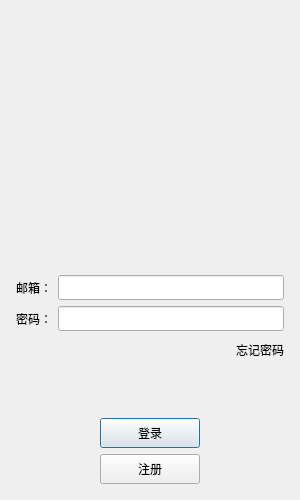
<?xml version="1.0" encoding="UTF-8"?>
<ui version="4.0">
 <class>LoginDialog</class>
 <widget class="QDialog" name="LoginDialog">
  <property name="geometry">
   <rect>
    <x>0</x>
    <y>0</y>
    <width>300</width>
    <height>500</height>
   </rect>
  </property>
  <property name="minimumSize">
   <size>
    <width>300</width>
    <height>500</height>
   </size>
  </property>
  <property name="maximumSize">
   <size>
    <width>300</width>
    <height>500</height>
   </size>
  </property>
  <property name="windowTitle">
   <string>Dialog</string>
  </property>
  <layout class="QGridLayout" name="gridLayout_2">
   <item row="0" column="0">
    <layout class="QVBoxLayout" name="verticalLayout" stretch="0,1,0,0,0,0,0,0,0">
     <property name="leftMargin">
      <number>5</number>
     </property>
     <property name="topMargin">
      <number>5</number>
     </property>
     <property name="rightMargin">
      <number>5</number>
     </property>
     <property name="bottomMargin">
      <number>5</number>
     </property>
     <item>
      <widget class="QLabel" name="err_tip">
       <property name="minimumSize">
        <size>
         <width>0</width>
         <height>25</height>
        </size>
       </property>
       <property name="maximumSize">
        <size>
         <width>16777215</width>
         <height>25</height>
        </size>
       </property>
       <property name="text">
        <string/>
       </property>
       <property name="alignment">
        <set>Qt::AlignCenter</set>
       </property>
      </widget>
     </item>
     <item>
      <widget class="QWidget" name="widget" native="true">
       <property name="sizePolicy">
        <sizepolicy hsizetype="Preferred" vsizetype="Preferred">
         <horstretch>0</horstretch>
         <verstretch>0</verstretch>
        </sizepolicy>
       </property>
       <layout class="QGridLayout" name="gridLayout">
        <item row="1" column="1">
         <widget class="QLabel" name="head_label">
          <property name="minimumSize">
           <size>
            <width>120</width>
            <height>120</height>
           </size>
          </property>
          <property name="maximumSize">
           <size>
            <width>120</width>
            <height>120</height>
           </size>
          </property>
          <property name="text">
           <string/>
          </property>
          <property name="alignment">
           <set>Qt::AlignCenter</set>
          </property>
         </widget>
        </item>
       </layout>
      </widget>
     </item>
     <item>
      <spacer name="verticalSpacer">
       <property name="orientation">
        <enum>Qt::Vertical</enum>
       </property>
       <property name="sizeHint" stdset="0">
        <size>
         <width>20</width>
         <height>40</height>
        </size>
       </property>
      </spacer>
     </item>
     <item>
      <layout class="QHBoxLayout" name="horizontalLayout">
       <item>
        <widget class="QLabel" name="email_label">
         <property name="minimumSize">
          <size>
           <width>0</width>
           <height>25</height>
          </size>
         </property>
         <property name="maximumSize">
          <size>
           <width>16777215</width>
           <height>25</height>
          </size>
         </property>
         <property name="text">
          <string>邮箱：</string>
         </property>
        </widget>
       </item>
       <item>
        <widget class="QLineEdit" name="email_edit">
         <property name="minimumSize">
          <size>
           <width>0</width>
           <height>25</height>
          </size>
         </property>
         <property name="maximumSize">
          <size>
           <width>16777215</width>
           <height>25</height>
          </size>
         </property>
         <property name="text">
          <string/>
         </property>
        </widget>
       </item>
      </layout>
     </item>
     <item>
      <layout class="QHBoxLayout" name="horizontalLayout_2">
       <item>
        <widget class="QLabel" name="pass_label">
         <property name="minimumSize">
          <size>
           <width>0</width>
           <height>25</height>
          </size>
         </property>
         <property name="maximumSize">
          <size>
           <width>16777215</width>
           <height>25</height>
          </size>
         </property>
         <property name="text">
          <string>密码：</string>
         </property>
        </widget>
       </item>
       <item>
        <widget class="QLineEdit" name="pass_edit">
         <property name="minimumSize">
          <size>
           <width>0</width>
           <height>25</height>
          </size>
         </property>
         <property name="maximumSize">
          <size>
           <width>16777215</width>
           <height>25</height>
          </size>
         </property>
        </widget>
       </item>
      </layout>
     </item>
     <item>
      <layout class="QHBoxLayout" name="horizontalLayout_3">
       <item>
        <spacer name="horizontalSpacer">
         <property name="orientation">
          <enum>Qt::Horizontal</enum>
         </property>
         <property name="sizeHint" stdset="0">
          <size>
           <width>40</width>
           <height>20</height>
          </size>
         </property>
        </spacer>
       </item>
       <item>
        <widget class="ClickedLabel" name="forget_label">
         <property name="minimumSize">
          <size>
           <width>0</width>
           <height>25</height>
          </size>
         </property>
         <property name="maximumSize">
          <size>
           <width>16777215</width>
           <height>25</height>
          </size>
         </property>
         <property name="text">
          <string>忘记密码</string>
         </property>
        </widget>
       </item>
      </layout>
     </item>
     <item>
      <spacer name="verticalSpacer_2">
       <property name="orientation">
        <enum>Qt::Vertical</enum>
       </property>
       <property name="sizeHint" stdset="0">
        <size>
         <width>16</width>
         <height>50</height>
        </size>
       </property>
      </spacer>
     </item>
     <item>
      <layout class="QHBoxLayout" name="horizontalLayout_4">
       <item>
        <spacer name="horizontalSpacer_2">
         <property name="orientation">
          <enum>Qt::Horizontal</enum>
         </property>
         <property name="sizeHint" stdset="0">
          <size>
           <width>40</width>
           <height>20</height>
          </size>
         </property>
        </spacer>
       </item>
       <item>
        <widget class="QPushButton" name="btn_login">
         <property name="minimumSize">
          <size>
           <width>100</width>
           <height>30</height>
          </size>
         </property>
         <property name="maximumSize">
          <size>
           <width>100</width>
           <height>30</height>
          </size>
         </property>
         <property name="text">
          <string>登录</string>
         </property>
        </widget>
       </item>
       <item>
        <spacer name="horizontalSpacer_3">
         <property name="orientation">
          <enum>Qt::Horizontal</enum>
         </property>
         <property name="sizeHint" stdset="0">
          <size>
           <width>40</width>
           <height>20</height>
          </size>
         </property>
        </spacer>
       </item>
      </layout>
     </item>
     <item>
      <layout class="QHBoxLayout" name="horizontalLayout_5">
       <item>
        <spacer name="horizontalSpacer_4">
         <property name="orientation">
          <enum>Qt::Horizontal</enum>
         </property>
         <property name="sizeHint" stdset="0">
          <size>
           <width>40</width>
           <height>20</height>
          </size>
         </property>
        </spacer>
       </item>
       <item>
        <widget class="QPushButton" name="btn_register">
         <property name="minimumSize">
          <size>
           <width>100</width>
           <height>30</height>
          </size>
         </property>
         <property name="maximumSize">
          <size>
           <width>100</width>
           <height>30</height>
          </size>
         </property>
         <property name="text">
          <string>注册</string>
         </property>
        </widget>
       </item>
       <item>
        <spacer name="horizontalSpacer_5">
         <property name="orientation">
          <enum>Qt::Horizontal</enum>
         </property>
         <property name="sizeHint" stdset="0">
          <size>
           <width>40</width>
           <height>20</height>
          </size>
         </property>
        </spacer>
       </item>
      </layout>
     </item>
    </layout>
   </item>
  </layout>
 </widget>
 <customwidgets>
  <customwidget>
   <class>ClickedLabel</class>
   <extends>QLabel</extends>
   <header>clickedlabel.h</header>
  </customwidget>
 </customwidgets>
 <resources/>
 <connections/>
</ui>
